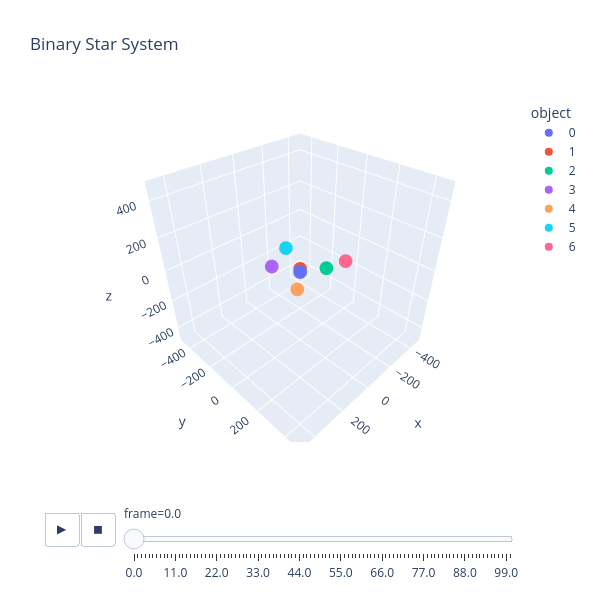

This figure's notebook cell:
### Code cell
N = 7 # Number of objects
G = 1 # Gravitational Constant (set to 1 for simplicity, can be changed to real value if desired)

orbital_plane = np.array([0,0,1])

sm0 = 2500 # Mass of star 1
rsx0 = 25 ; rsy0 = 25 ; rsz0 = 20 #Initial position of star 1
sm1 = 2500 # Mass of star 2
rsx1 = -25 ; rsy1 = -25 ; rsz1 = -10 #Initial position of star 2

m0 = 1 # Mass of planet 1
rx0 = -150 ; ry0 = 50 ; rz0 = -30 #Intitial position of planet 1
m1 = 1 # Mass of planet 2
rx1 = 90 ; ry1 = -120 ; rz1 = 15 #Intitial position of planet 2
m2 = 1 # Mass of planet 3
rx2 = 110 ; ry2 = 90 ; rz2 = -10 #Intitial position of planet 3
m3 = 1 # Mass of planet 4
rx3 = -60 ; ry3 = -170 ; rz3 = 40 #Intitial position of planet 4
m4 = 1 # Mass of planet 5
rx4 = -210 ; ry4 = 130 ; rz4 = 25 #Intitial position of planet 5

R = (rx4**2 + ry4**2 + rz4**2)**(1/2) # Maximum radius for plot

dt = 0.01 # Timestep
Time = 250 # Duration of the simulation
frame_skip = 250 # Number of timesteps between frames
soft_len = 0.1 # Softening Length to prevent singularities in force calculations when objects get very close to each other

frames = [] # Setting the empty frame list
frame_num = 0 # Intializing frame number
t = 0 # Intializing time

# Initializing array with initial conditions
objects = np.zeros([N,10])

objects[0,0] = sm0
objects[0,1:4] = np.array((rsx0, rsy0, rsz0))

objects[1,0] = sm1
objects[1,1:4] = np.array((rsx1, rsy1, rsz1))

objects[2,0] = m0
objects[2,1:4] = np.array((rx0, ry0, rz0))

objects[3,0] = m1
objects[3,1:4] = np.array((rx1, ry1, rz1))

objects[4,0] = m2
objects[4,1:4] = np.array((rx2, ry2, rz2))

objects[5,0] = m3
objects[5,1:4] = np.array((rx3, ry3, rz3))

objects[6,0] = m4
objects[6,1:4] = np.array((rx4, ry4, rz4))

# Finding the center of mass
for n in range(N):
    r_cm = np.array([np.sum(objects[n,1])*objects[n,0], np.sum(objects[n,2])*objects[n,0], np.sum(objects[n,3])*objects[n,0]])/(np.sum(objects[:,0]))

# Calculating the initial momenta according to the equations derived
objects[2:N,4:7] = initial_planet_p(objects, N, r_cm, orbital_plane)

objects[0:2,4:7] = intital_star_p(objects, sm0, sm1, orbital_plane)

vel = np.zeros([N,int(Time/dt)])

while t<Time:
    
    frames, objects[:,4:7] = force_calculation(objects, N, G, soft_len, dt, frame_num)
    
    if frame_num < Time/dt:
        for i in range(N):
            vel[i,int(frame_num)] = (
            (objects[i,4]/objects[i,0])**2 + (objects[i,5]/objects[i,0])**2 + (objects[i,6]/objects[i,0])**2
            )**(1/2)
    
    t += dt
    frame_num += 1

# Converting saved position data into a format that px.scatter_3d can use
df = pd.DataFrame(frames, columns=['x','y','z','object','frame'])

fig = anim_plot(df, R,'Binary Star System')
fig.show()

### Figure 1 — Plotly figure (JSON) as saved in the notebook; plotly's stock layout.template omitted (floating-point values rounded to 4 significant figures)
{"data": [{"hovertemplate": "object=0<br>frame=0.0<br>x=%{x}<br>y=%{y}<br>z=%{z}<extra></extra>", "legendgroup": "0", "marker": {"color": "#636efa", "symbol": "circle"}, "mode": "markers", "name": "0", "scene": "scene", "showlegend": true, "type": "scatter3d", "x": [25.0], "y": [25.0], "z": [20.0]}, {"hovertemplate": "object=1<br>frame=0.0<br>x=%{x}<br>y=%{y}<br>z=%{z}<extra></extra>", "legendgroup": "1", "marker": {"color": "#EF553B", "symbol": "circle"}, "mode": "markers", "name": "1", "scene": "scene", "showlegend": true, "type": "scatter3d", "x": [-25.0], "y": [-25.0], "z": [-10.0]}, {"hovertemplate": "object=2<br>frame=0.0<br>x=%{x}<br>y=%{y}<br>z=%{z}<extra></extra>", "legendgroup": "2", "marker": {"color": "#00cc96", "symbol": "circle"}, "mode": "markers", "name": "2", "scene": "scene", "showlegend": true, "type": "scatter3d", "x": [-150.0], "y": [50.0], "z": [-30.0]}, {"hovertemplate": "object=3<br>frame=0.0<br>x=%{x}<br>y=%{y}<br>z=%{z}<extra></extra>", "legendgroup": "3", "marker": {"color": "#ab63fa", "symbol": "circle"}, "mode": "markers", "name": "3", "scene": "scene", "showlegend": true, "type": "scatter3d", "x": [90.0], "y": [-120.0], "z": [15.0]}, {"hovertemplate": "object=4<br>frame=0.0<br>x=%{x}<br>y=%{y}<br>z=%{z}<extra></extra>", "legendgroup": "4", "marker": {"color": "#FFA15A", "symbol": "circle"}, "mode": "markers", "name": "4", "scene": "scene", "showlegend": true, "type": "scatter3d", "x": [110.0], "y": [90.0], "z": [-10.0]}, {"hovertemplate": "object=5<br>frame=0.0<br>x=%{x}<br>y=%{y}<br>z=%{z}<extra></extra>", "legendgroup": "5", "marker": {"color": "#19d3f3", "symbol": "circle"}, "mode": "markers", "name": "5", "scene": "scene", "showlegend": true, "type": "scatter3d", "x": [-60.0], "y": [-170.0], "z": [40.0]}, {"hovertemplate": "object=6<br>frame=0.0<br>x=%{x}<br>y=%{y}<br>z=%{z}<extra></extra>", "legendgroup": "6", "marker": {"color": "#FF6692", "symbol": "circle"}, "mode": "markers", "name": "6", "scene": "scene", "showlegend": true, "type": "scatter3d", "x": [-210.0], "y": [130.0], "z": [25.0]}], "layout": {"height": 600, "legend": {"title": {"text": "object"}, "tracegroupgap": 0}, "scene": {"aspectmode": "cube", "aspectratio": {"x": 1, "y": 1, "z": 1}, "domain": {"x": [0, 1], "y": [0, 1]}, "xaxis": {"range": [-496.5, 496.5], "title": {"text": "x"}, "type": "linear"}, "yaxis": {"range": [-496.5, 496.5], "title": {"text": "y"}, "type": "linear"}, "zaxis": {"range": [-496.5, 496.5], "title": {"text": "z"}, "type": "linear"}}, "sliders": [{"active": 0, "currentvalue": {"prefix": "frame="}, "len": 0.9, "pad": {"b": 10, "t": 60}, "steps": [{"args": [["0.0"], {"frame": {"duration": 0, "redraw": true}, "fromcurrent": true, "mode": "immediate", "transition": {"duration": 0, "easing": "linear"}}], "label": "0.0", "method": "animate"}, {"args": [["1.0"], {"frame": {"duration": 0, "redraw": true}, "fromcurrent": true, "mode": "immediate", "transition": {"duration": 0, "easing": "linear"}}], "label": "1.0", "method": "animate"}, {"args": [["2.0"], {"frame": {"duration": 0, "redraw": true}, "fromcurrent": true, "mode": "immediate", "transition": {"duration": 0, "easing": "linear"}}], "label": "2.0", "method": "animate"}, {"args": [["3.0"], {"frame": {"duration": 0, "redraw": true}, "fromcurrent": true, "mode": "immediate", "transition": {"duration": 0, "easing": "linear"}}], "label": "3.0", "method": "animate"}, {"args": [["4.0"], {"frame": {"duration": 0, "redraw": true}, "fromcurrent": true, "mode": "immediate", "transition": {"duration": 0, "easing": "linear"}}], "label": "4.0", "method": "animate"}, {"args": [["5.0"], {"frame": {"duration": 0, "redraw": true}, "fromcurrent": true, "mode": "immediate", "transition": {"duration": 0, "easing": "linear"}}], "label": "5.0", "method": "animate"}, {"args": [["6.0"], {"frame": {"duration": 0, "redraw": true}, "fromcurrent": true, "mode": "immediate", "transition": {"duration": 0, "easing": "linear"}}], "label": "6.0", "method": "animate"}, {"args": [["7.0"], {"frame": {"duration": 0, "redraw": true}, "fromcurrent": true, "mode": "immediate", "transition": {"duration": 0, "easing": "linear"}}], "label": "7.0", "method": "animate"}, {"args": [["8.0"], {"frame": {"duration": 0, "redraw": true}, "fromcurrent": true, "mode": "immediate", "transition": {"duration": 0, "easing": "linear"}}], "label": "8.0", "method": "animate"}, {"args": [["9.0"], {"frame": {"duration": 0, "redraw": true}, "fromcurrent": true, "mode": "immediate", "transition": {"duration": 0, "easing": "linear"}}], "label": "9.0", "method": "animate"}, {"args": [["10.0"], {"frame": {"duration": 0, "redraw": true}, "fromcurrent": true, "mode": "immediate", "transition": {"duration": 0, "easing": "linear"}}], "label": "10.0", "method": "animate"}, {"args": [["11.0"], {"frame": {"duration": 0, "redraw": true}, "fromcurrent": true, "mode": "immediate", "transition": {"duration": 0, "easing": "linear"}}], "label": "11.0", "method": "animate"}, {"args": [["12.0"], {"frame": {"duration": 0, "redraw": true}, "fromcurrent": true, "mode": "immediate", "transition": {"duration": 0, "easing": "linear"}}], "label": "12.0", "method": "animate"}, {"args": [["13.0"], {"frame": {"duration": 0, "redraw": true}, "fromcurrent": true, "mode": "immediate", "transition": {"duration": 0, "easing": "linear"}}], "label": "13.0", "method": "animate"}, {"args": [["14.0"], {"frame": {"duration": 0, "redraw": true}, "fromcurrent": true, "mode": "immediate", "transition": {"duration": 0, "easing": "linear"}}], "label": "14.0", "method": "animate"}, {"args": [["15.0"], {"frame": {"duration": 0, "redraw": true}, "fromcurrent": true, "mode": "immediate", "transition": {"duration": 0, "easing": "linear"}}], "label": "15.0", "method": "animate"}, {"args": [["16.0"], {"frame": {"duration": 0, "redraw": true}, "fromcurrent": true, "mode": "immediate", "transition": {"duration": 0, "easing": "linear"}}], "label": "16.0", "method": "animate"}, {"args": [["17.0"], {"frame": {"duration": 0, "redraw": true}, "fromcurrent": true, "mode": "immediate", "transition": {"duration": 0, "easing": "linear"}}], "label": "17.0", "method": "animate"}, {"args": [["18.0"], {"frame": {"duration": 0, "redraw": true}, "fromcurrent": true, "mode": "immediate", "transition": {"duration": 0, "easing": "linear"}}], "label": "18.0", "method": "animate"}, {"args": [["19.0"], {"frame": {"duration": 0, "redraw": true}, "fromcurrent": true, "mode": "immediate", "transition": {"duration": 0, "easing": "linear"}}], "label": "19.0", "method": "animate"}, {"args": [["20.0"], {"frame": {"duration": 0, "redraw": true}, "fromcurrent": true, "mode": "immediate", "transition": {"duration": 0, "easing": "linear"}}], "label": "20.0", "method": "animate"}, {"args": [["21.0"], {"frame": {"duration": 0, "redraw": true}, "fromcurrent": true, "mode": "immediate", "transition": {"duration": 0, "easing": "linear"}}], "label": "21.0", "method": "animate"}, {"args": [["22.0"], {"frame": {"duration": 0, "redraw": true}, "fromcurrent": true, "mode": "immediate", "transition": {"duration": 0, "easing": "linear"}}], "label": "22.0", "method": "animate"}, {"args": [["23.0"], {"frame": {"duration": 0, "redraw": true}, "fromcurrent": true, "mode": "immediate", "transition": {"duration": 0, "easing": "linear"}}], "label": "23.0", "method": "animate"}, {"args": [["24.0"], {"frame": {"duration": 0, "redraw": true}, "fromcurrent": true, "mode": "immediate", "transition": {"duration": 0, "easing": "linear"}}], "label": "24.0", "method": "animate"}, {"args": [["25.0"], {"frame": {"duration": 0, "redraw": true}, "fromcurrent": true, "mode": "immediate", "transition": {"duration": 0, "easing": "linear"}}], "label": "25.0", "method": "animate"}, {"args": [["26.0"], {"frame": {"duration": 0, "redraw": true}, "fromcurrent": true, "mode": "immediate", "transition": {"duration": 0, "easing": "linear"}}], "label": "26.0", "method": "animate"}, {"args": [["27.0"], {"frame": {"duration": 0, "redraw": true}, "fromcurrent": true, "mode": "immediate", "transition": {"duration": 0, "easing": "linear"}}], "label": "27.0", "method": "animate"}, {"args": [["28.0"], {"frame": {"duration": 0, "redraw": true}, "fromcurrent": true, "mode": "immediate", "transition": {"duration": 0, "easing": "linear"}}], "label": "28.0", "method": "animate"}, {"args": [["29.0"], {"frame": {"duration": 0, "redraw": true}, "fromcurrent": true, "mode": "immediate", "transition": {"duration": 0, "easing": "linear"}}], "label": "29.0", "method": "animate"}, {"args": [["30.0"], {"frame": {"duration": 0, "redraw": true}, "fromcurrent": true, "mode": "immediate", "transition": {"duration": 0, "easing": "linear"}}], "label": "30.0", "method": "animate"}, {"args": [["31.0"], {"frame": {"duration": 0, "redraw": true}, "fromcurrent": true, "mode": "immediate", "transition": {"duration": 0, "easing": "linear"}}], "label": "31.0", "method": "animate"}, {"args": [["32.0"], {"frame": {"duration": 0, "redraw": true}, "fromcurrent": true, "mode": "immediate", "transition": {"duration": 0, "easing": "linear"}}], "label": "32.0", "method": "animate"}, {"args": [["33.0"], {"frame": {"duration": 0, "redraw": true}, "fromcurrent": true, "mode": "immediate", "transition": {"duration": 0, "easing": "linear"}}], "label": "33.0", "method": "animate"}, {"args": [["34.0"], {"frame": {"duration": 0, "redraw": true}, "fromcurrent": true, "mode": "immediate", "transition": {"duration": 0, "easing": "linear"}}], "label": "34.0", "method": "animate"}, {"args": [["35.0"], {"frame": {"duration": 0, "redraw": true}, "fromcurrent": true, "mode": "immediate", "transition": {"duration": 0, "easing": "linear"}}], "label": "35.0", "method": "animate"}, {"args": [["36.0"], {"frame": {"duration": 0, "redraw": true}, "fromcurrent": true, "mode": "immediate", "transition": {"duration": 0, "easing": "linear"}}], "label": "36.0", "method": "animate"}, {"args": [["37.0"], {"frame": {"duration": 0, "redraw": true}, "fromcurrent": true, "mode": "immediate", "transition": {"duration": 0, "easing": "linear"}}], "label": "37.0", "method": "animate"}, {"args": [["38.0"], {"frame": {"duration": 0, "redraw": true}, "fromcurrent": true, "mode": "immediate", "transition": {"duration": 0, "easing": "linear"}}], "label": "38.0", "method": "animate"}, {"args": [["39.0"], {"frame": {"duration": 0, "redraw": true}, "fromcurrent": true, "mode": "immediate", "transition": {"duration": 0, "easing": "linear"}}], "label": "39.0", "method": "animate"}, {"args": [["40.0"], {"frame": {"duration": 0, "redraw": true}, "fromcurrent": true, "mode": "immediate", "transition": {"duration": 0, "easing": "linear"}}], "label": "40.0", "method": "animate"}, {"args": [["41.0"], {"frame": {"duration": 0, "redraw": true}, "fromcurrent": true, "mode": "immediate", "transition": {"duration": 0, "easing": "linear"}}], "label": "41.0", "method": "animate"}, {"args": [["42.0"], {"frame": {"duration": 0, "redraw": true}, "fromcurrent": true, "mode": "immediate", "transition": {"duration": 0, "easing": "linear"}}], "label": "42.0", "method": "animate"}, {"args": [["43.0"], {"frame": {"duration": 0, "redraw": true}, "fromcurrent": true, "mode": "immediate", "transition": {"duration": 0, "easing": "linear"}}], "label": "43.0", "method": "animate"}, {"args": [["44.0"], {"frame": {"duration": 0, "redraw": true}, "fromcurrent": true, "mode": "immediate", "transition": {"duration": 0, "easing": "linear"}}], "label": "44.0", "method": "animate"}, {"args": [["45.0"], {"frame": {"duration": 0, "redraw": true}, "fromcurrent": true, "mode": "immediate", "transition": {"duration": 0, "easing": "linear"}}], "label": "45.0", "method": "animate"}, {"args": [["46.0"], {"frame": {"duration": 0, "redraw": true}, "fromcurrent": true, "mode": "immediate", "transition": {"duration": 0, "easing": "linear"}}], "label": "46.0", "method": "animate"}, {"args": [["47.0"], {"frame": {"duration": 0, "redraw": true}, "fromcurrent": true, "mode": "immediate", "transition": {"duration": 0, "easing": "linear"}}], "label": "47.0", "method": "animate"}, {"args": [["48.0"], {"frame": {"duration": 0, "redraw": true}, "fromcurrent": true, "mode": "immediate", "transition": {"duration": 0, "easing": "linear"}}], "label": "48.0", "method": "animate"}, {"args": [["49.0"], {"frame": {"duration": 0, "redraw": true}, "fromcurrent": true, "mode": "immediate", "transition": {"duration": 0, "easing": "linear"}}], "label": "49.0", "method": "animate"}, {"args": [["50.0"], {"frame": {"duration": 0, "redraw": true}, "fromcurrent": true, "mode": "immediate", "transition": {"duration": 0, "easing": "linear"}}], "label": "50.0", "method": "animate"}, {"args": [["51.0"], {"frame": {"duration": 0, "redraw": true}, "fromcurrent": true, "mode": "immediate", "transition": {"duration": 0, "easing": "linear"}}], "label": "51.0", "method": "animate"}, {"args": [["52.0"], {"frame": {"duration": 0, "redraw": true}, "fromcurrent": true, "mode": "immediate", "transition": {"duration": 0, "easing": "linear"}}], "label": "52.0", "method": "animate"}, {"args": [["53.0"], {"frame": {"duration": 0, "redraw": true}, "fromcurrent": true, "mode": "immediate", "transition": {"duration": 0, "easing": "linear"}}], "label": "53.0", "method": "animate"}, {"args": [["54.0"], {"frame": {"duration": 0, "redraw": true}, "fromcurrent": true, "mode": "immediate", "transition": {"duration": 0, "easing": "linear"}}], "label": "54.0", "method": "animate"}, {"args": [["55.0"], {"frame": {"duration": 0, "redraw": true}, "fromcurrent": true, "mode": "immediate", "transition": {"duration": 0, "easing": "linear"}}], "label": "55.0", "method": "animate"}, {"args": [["56.0"], {"frame": {"duration": 0, "redraw": true}, "fromcurrent": true, "mode": "immediate", "transition": {"duration": 0, "easing": "linear"}}], "label": "56.0", "method": "animate"}, {"args": [["57.0"], {"frame": {"duration": 0, "redraw": true}, "fromcurrent": true, "mode": "immediate", "transition": {"duration": 0, "easing": "linear"}}], "label": "57.0", "method": "animate"}, {"args": [["58.0"], {"frame": {"duration": 0, "redraw": true}, "fromcurrent": true, "mode": "immediate", "transition": {"duration": 0, "easing": "linear"}}], "label": "58.0", "method": "animate"}, {"args": [["59.0"], {"frame": {"duration": 0, "redraw": true}, "fromcurrent": true, "mode": "immediate", "transition": {"duration": 0, "easing": "linear"}}], "label": "59.0", "method": "animate"}, {"args": [["60.0"], {"frame": {"duration": 0, "redraw": true}, "fromcurrent": true, "mode": "immediate", "transition": {"duration": 0, "easing": "linear"}}], "label": "60.0", "method": "animate"}, {"args": [["61.0"], {"frame": {"duration": 0, "redraw": true}, "fromcurrent": true, "mode": "immediate", "transition": {"duration": 0, "easing": "linear"}}], "label": "61.0", "method": "animate"}, {"args": [["62.0"], {"frame": {"duration": 0, "redraw": true}, "fromcurrent": true, "mode": "immediate", "transition": {"duration": 0, "easing": "linear"}}], "label": "62.0", "method": "animate"}, {"args": [["63.0"], {"frame": {"duration": 0, "redraw": true}, "fromcurrent": true, "mode": "immediate", "transition": {"duration": 0, "easing": "linear"}}], "label": "63.0", "method": "animate"}, {"args": [["64.0"], {"frame": {"duration": 0, "redraw": true}, "fromcurrent": true, "mode": "immediate", "transition": {"duration": 0, "easing": "linear"}}], "label": "64.0", "method": "animate"}, {"args": [["65.0"], {"frame": {"duration": 0, "redraw": true}, "fromcurrent": true, "mode": "immediate", "transition": {"duration": 0, "easing": "linear"}}], "label": "65.0", "method": "animate"}, {"args": [["66.0"], {"frame": {"duration": 0, "redraw": true}, "fromcurrent": true, "mode": "immediate", "transition": {"duration": 0, "easing": "linear"}}], "label": "66.0", "method": "animate"}, {"args": [["67.0"], {"frame": {"duration": 0, "redraw": true}, "fromcurrent": true, "mode": "immediate", "transition": {"duration": 0, "easing": "linear"}}], "label": "67.0", "method": "animate"}, {"args": [["68.0"], {"frame": {"duration": 0, "redraw": true}, "fromcurrent": true, "mode": "immediate", "transition": {"duration": 0, "easing": "linear"}}], "label": "68.0", "method": "animate"}, {"args": [["69.0"], {"frame": {"duration": 0, "redraw": true}, "fromcurrent": true, "mode": "immediate", "transition": {"duration": 0, "easing": "linear"}}], "label": "69.0", "method": "animate"}, {"args": [["70.0"], {"frame": {"duration": 0, "redraw": true}, "fromcurrent": true, "mode": "immediate", "transition": {"duration": 0, "easing": "linear"}}], "label": "70.0", "method": "animate"}, {"args": [["71.0"], {"frame": {"duration": 0, "redraw": true}, "fromcurrent": true, "mode": "immediate", "transition": {"duration": 0, "easing": "linear"}}], "label": "71.0", "method": "animate"}, {"args": [["72.0"], {"frame": {"duration": 0, "redraw": true}, "fromcurrent": true, "mode": "immediate", "transition": {"duration": 0, "easing": "linear"}}], "label": "72.0", "method": "animate"}, {"args": [["73.0"], {"frame": {"duration": 0, "redraw": true}, "fromcurrent": true, "mode": "immediate", "transition": {"duration": 0, "easing": "linear"}}], "label": "73.0", "method": "animate"}, {"args": [["74.0"], {"frame": {"duration": 0, "redraw": true}, "fromcurrent": true, "mode": "immediate", "transition": {"duration": 0, "easing": "linear"}}], "label": "74.0", "method": "animate"}, {"args": [["75.0"], {"frame": {"duration": 0, "redraw": true}, "fromcurrent": true, "mode": "immediate", "transition": {"duration": 0, "easing": "linear"}}], "label": "75.0", "method": "animate"}, {"args": [["76.0"], {"frame": {"duration": 0, "redraw": true}, "fromcurrent": true, "mode": "immediate", "transition": {"duration": 0, "easing": "linear"}}], "label": "76.0", "method": "animate"}, {"args": [["77.0"], {"frame": {"duration": 0, "redraw": true}, "fromcurrent": true, "mode": "immediate", "transition": {"duration": 0, "easing": "linear"}}], "label": "77.0", "method": "animate"}, {"args": [["78.0"], {"frame": {"duration": 0, "redraw": true}, "fromcurrent": true, "mode": "immediate", "transition": {"duration": 0, "easing": "linear"}}], "label": "78.0", "method": "animate"}, {"args": [["79.0"], {"frame": {"duration": 0, "redraw": true}, "fromcurrent": true, "mode": "immediate", "transition": {"duration": 0, "easing": "linear"}}], "label": "79.0", "method": "animate"}, {"args": [["80.0"], {"frame": {"duration": 0, "redraw": true}, "fromcurrent": true, "mode": "immediate", "transition": {"duration": 0, "easing": "linear"}}], "label": "80.0", "method": "animate"}, {"args": [["81.0"], {"frame": {"duration": 0, "redraw": true}, "fromcurrent": true, "mode": "immediate", "transition": {"duration": 0, "easing": "linear"}}], "label": "81.0", "method": "animate"}, {"args": [["82.0"], {"frame": {"duration": 0, "redraw": true}, "fromcurrent": true, "mode": "immediate", "transition": {"duration": 0, "easing": "linear"}}], "label": "82.0", "method": "animate"}, {"args": [["83.0"], {"frame": {"duration": 0, "redraw": true}, "fromcurrent": true, "mode": "immediate", "transition": {"duration": 0, "easing": "linear"}}], "label": "83.0", "method": "animate"}, {"args": [["84.0"], {"frame": {"duration": 0, "redraw": true}, "fromcurrent": true, "mode": "immediate", "transition": {"duration": 0, "easing": "linear"}}], "label": "84.0", "method": "animate"}, {"args": [["85.0"], {"frame": {"duration": 0, "redraw": true}, "fromcurrent": true, "mode": "immediate", "transition": {"duration": 0, "easing": "linear"}}], "label": "85.0", "method": "animate"}, {"args": [["86.0"], {"frame": {"duration": 0, "redraw": true}, "fromcurrent": true, "mode": "immediate", "transition": {"duration": 0, "easing": "linear"}}], "label": "86.0", "method": "animate"}, {"args": [["87.0"], {"frame": {"duration": 0, "redraw": true}, "fromcurrent": true, "mode": "immediate", "transition": {"duration": 0, "easing": "linear"}}], "label": "87.0", "method": "animate"}, {"args": [["88.0"], {"frame": {"duration": 0, "redraw": true}, "fromcurrent": true, "mode": "immediate", "transition": {"duration": 0, "easing": "linear"}}], "label": "88.0", "method": "animate"}, {"args": [["89.0"], {"frame": {"duration": 0, "redraw": true}, "fromcurrent": true, "mode": "immediate", "transition": {"duration": 0, "easing": "linear"}}], "label": "89.0", "method": "animate"}, {"args": [["90.0"], {"frame": {"duration": 0, "redraw": true}, "fromcurrent": true, "mode": "immediate", "transition": {"duration": 0, "easing": "linear"}}], "label": "90.0", "method": "animate"}, {"args": [["91.0"], {"frame": {"duration": 0, "redraw": true}, "fromcurrent": true, "mode": "immediate", "transition": {"duration": 0, "easing": "linear"}}], "label": "91.0", "method": "animate"}, {"args": [["92.0"], {"frame": {"duration": 0, "redraw": true}, "fromcurrent": true, "mode": "immediate", "transition": {"duration": 0, "easing": "linear"}}], "label": "92.0", "method": "animate"}, {"args": [["93.0"], {"frame": {"duration": 0, "redraw": true}, "fromcurrent": true, "mode": "immediate", "transition": {"duration": 0, "easing": "linear"}}], "label": "93.0", "method": "animate"}, {"args": [["94.0"], {"frame": {"duration": 0, "redraw": true}, "fromcurrent": true, "mode": "immediate", "transition": {"duration": 0, "easing": "linear"}}], "label": "94.0", "method": "animate"}, {"args": [["95.0"], {"frame": {"duration": 0, "redraw": true}, "fromcurrent": true, "mode": "immediate", "transition": {"duration": 0, "easing": "linear"}}], "label": "95.0", "method": "animate"}, {"args": [["96.0"], {"frame": {"duration": 0, "redraw": true}, "fromcurrent": true, "mode": "immediate", "transition": {"duration": 0, "easing": "linear"}}], "label": "96.0", "method": "animate"}, {"args": [["97.0"], {"frame": {"duration": 0, "redraw": true}, "fromcurrent": true, "mode": "immediate", "transition": {"duration": 0, "easing": "linear"}}], "label": "97.0", "method": "animate"}, {"args": [["98.0"], {"frame": {"duration": 0, "redraw": true}, "fromcurrent": true, "mode": "immediate", "transition": {"duration": 0, "easing": "linear"}}], "label": "98.0", "method": "animate"}, {"args": [["99.0"], {"frame": {"duration": 0, "redraw": true}, "fromcurrent": true, "mode": "immediate", "transition": {"duration": 0, "easing": "linear"}}], "label": "99.0", "method": "animate"}, {"args": [["100.0"], {"frame": {"duration": 0, "redraw": true}, "fromcurrent": true, "mode": "immediate", "transition": {"duration": 0, "easing": "linear"}}], "label": "100.0", "method": "animate"}], "x": 0.1, "xanchor": "left", "y": 0, "yanchor": "top"}], "title": {"text": "Binary Star System"}, "updatemenus": [{"buttons": [{"args": [null, {"frame": {"duration": 10, "redraw": true}, "fromcurrent": true, "mode": "immediate", "transition": {"duration": 1, "easing": "linear"}}], "label": "&#9654;", "method": "animate"}, {"args": [[null], {"frame": {"duration": 0, "redraw": true}, "fromcurrent": true, "mode": "immediate", "transition": {"duration": 0, "easing": "linear"}}], "label": "&#9724;", "method": "animate"}], "direction": "left", "pad": {"r": 10, "t": 70}, "showactive": false, "type": "buttons", "x": 0.1, "xanchor": "right", "y": 0, "yanchor": "top"}], "width": 600}}
